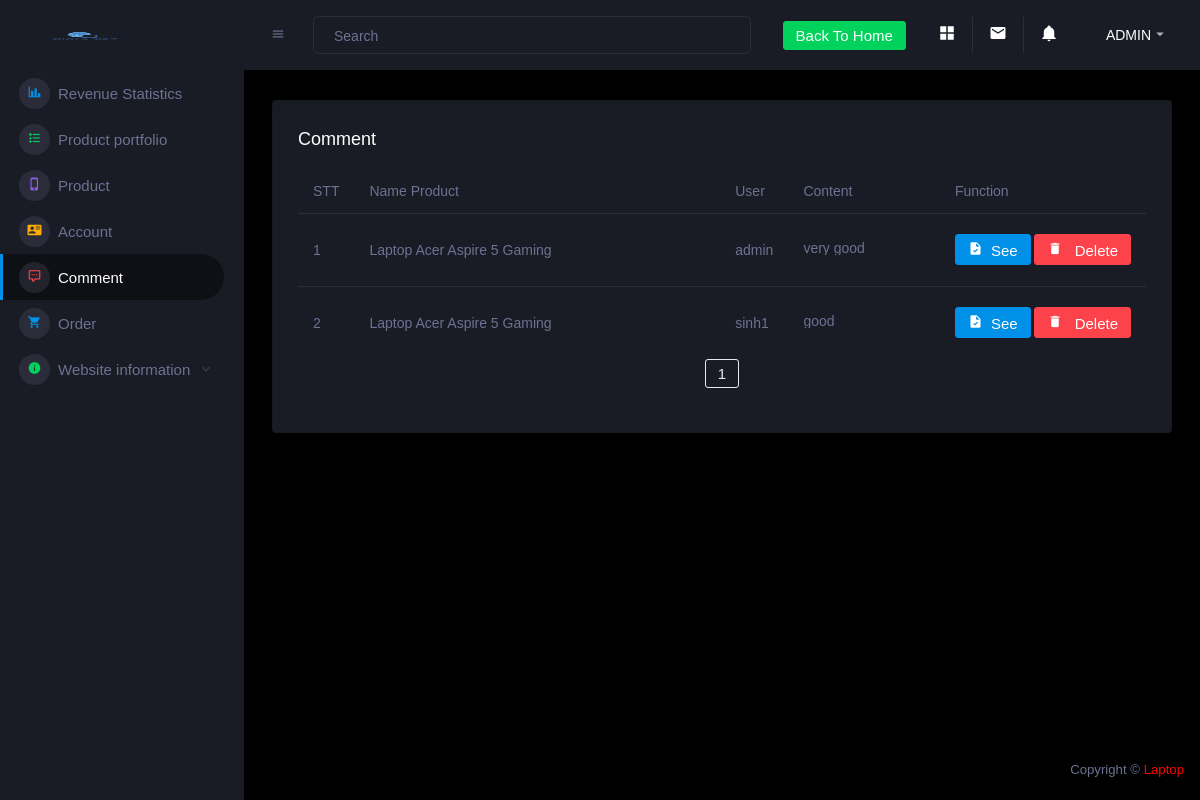
Page /Banhang/admin/comment.php (signed in) on the committed database.
### tables this page shows
CREATE TABLE `binhluan` (
  `id` int(11) NOT NULL,
  `id_taikhoan` int(11) NOT NULL,
  `id_sanpham` int(11) NOT NULL,
  `noidung` text NOT NULL
);

CREATE TABLE `sanpham` (
  `id` int(100) NOT NULL,
  `id_danhmuc` int(100) NOT NULL,
  `ten` varchar(255) NOT NULL,
  `manhinh` varchar(255) NOT NULL,
  `hedieuhanh` varchar(255) NOT NULL,
  `cpu` varchar(255) NOT NULL,
  `gia` int(12) NOT NULL,
  `anh1` text NOT NULL,
  `anh2` text NOT NULL,
  `anh3` text NOT NULL,
  `chitiet` varchar(2500) NOT NULL,
  `mota` varchar(15000) NOT NULL,
  `luotxem` int(11) NOT NULL,
  `status` int(11) NOT NULL DEFAULT 1
);

CREATE TABLE `taikhoan` (
  `id` int(11) NOT NULL,
  `taikhoan` varchar(55) NOT NULL,
  `matkhau` varchar(50) NOT NULL,
  `hoten` varchar(100) NOT NULL,
  `anh` text NOT NULL,
  `sdt` text NOT NULL,
  `diachi` varchar(255) NOT NULL,
  `phanquyen` int(11) NOT NULL DEFAULT 0,
  `status` int(11) NOT NULL DEFAULT 0
);

### Banhang/connect.php (called while the page is built, shortened)
<?php
function selectAll($sql)
{
    $result = $GLOBALS['conn']->query($sql);
    return $result;
}
function rowCount($sql){
    $result =  $GLOBALS['conn']->query($sql);
    return $result->rowCount();
}
?>

### Banhang/admin/comment.php (the view, shortened to what this page needs)
<?php
    include 'header.php';
    if (isset($_COOKIE["user"])) {
        $user = $_COOKIE["user"];
        foreach (selectAll("SELECT * FROM taikhoan WHERE taikhoan='$user'") as $row) {
            $permission = $row['phanquyen'];
        }
        if ($permission==1) {
            ?>
    <div class="main-panel">
        <div class="content-wrapper">
            <div class="row ">
                <div class="col-12 grid-margin">
                    <div class="card">
                        <div class="card-body addfont">
                        <h4 class="card-title">Comment </h4>
                        <div class="table-responsive">
                            <table class="table">
                                <thead>
                                    <tr class="addfont">
                                        <th>STT</th>
                                        <th style="width: 500px" >Name Product</th>
                                        <th>User</th>
                                        <th>Content</th>
                                        <th></th>
                                        <th></th>
                                        <th>
                                          Function
                                        </th>
                                    </tr>
                                </thead>
                                <tbody>
                                <?php
                                $stt=1;
                                $item_per_page = !empty($_GET['per_page'])?$_GET['per_page']:8;
                                $current_page = !empty($_GET['page'])?$_GET['page']:1;
                                $offset = ($current_page - 1) * $item_per_page;
                                $numrow = rowCount("SELECT * FROM binhluan");
                                $totalpage = ceil($numrow / $item_per_page);
                                foreach (selectAll("SELECT * FROM binhluan LIMIT $item_per_page OFFSET $offset") as $row) {
                                ?>
                                    <tr class="addfont">
                                        <td><?= $stt++ ?></td>
                                        <td>
                                          <?php
                                            foreach (selectAll("SELECT * FROM sanpham WHERE id={$row['id_sanpham']}") as $item) {
                                            echo $item['ten'];
                                          }
                                          ?>
                                        </td>
                                        <td>
                                          <?php
                                            foreach (selectAll("SELECT * FROM taikhoan WHERE id={$row['id_taikhoan']}") as $item) {
                                            echo $item['hoten'];
                                          }
                                          ?>
                                        </td>
                                        <td class="addfont" >
                                          <p class="addfont" style="white-space: nowrap;overflow: hidden;text-overflow: ellipsis;max-width: 250px; padding-top: 12px;"><?= $row['noidung'] ?></p>
                                        </td>
                                        <td></td>
                                        <td></td>
                                        <td>
                                        <a type="button" class="btn btn-primary btn-icon-text" href="../detail.php?id=<?= $row['id_sanpham']?>#contact-tab">
                                        <i class="mdi mdi-file-check btn-icon-prepend"></i>See</a>
                                        <a type="button" class="btn btn-danger btn-icon-text" href="?id=<?= $row['id'] ?>" onclick="return confirm('Do you want to delete this comment?')">
                                        <i class="mdi mdi-delete btn-icon-prepend"></i> Delete </a>
                                        </td>
                                    </tr>
                                <?php
                                    }
                                ?>
                                </tbody>
                            </table>
                            <div class="col-lg-12">
                                <div class="pageination">
                                    <nav aria-label="Page navigation example">
                                        <ul class="pagination justify-content-center">
                                            <?php for($num = 1; $num <=$totalpage;$num++) { ?>
                                                <?php
                                                    if ($num != $current_page){
                                                ?>
                                                    <?php if ($num > $current_page-3 && $num < $current_page+3){ ?>
                                                    <li class="page-item"><a class="btn btn-outline-secondary" href="?per_page=<?=$item_per_page?>&page=<?=$num?>"><?=$num?></a></li>
                                                    <?php } ?>
                                                <?php
                                                }
                                                else{
                                                ?>
                                                    <strong class="page-item"><a class="btn btn-outline-secondary"><?=$num?></a></strong>
                                                <?php
                                                }
                                            }
                                            ?>
                                    </nav>
                                </div>
                            </div>
                        </div>
                        </div>
                    </div>
                </div>
            </div>
        </div>
    <?php
}
}
include 'footer.php';
?>

### Banhang/admin/header.php (style rules this page uses)
.addfont { font-family: 'Arial'; }

### rows in the picture
binhluan: noidung "very good"
sanpham: ten "Laptop Acer Aspire 5 Gaming"
taikhoan: hoten "admin"
binhluan: noidung "good"
taikhoan: hoten "sinh1"
